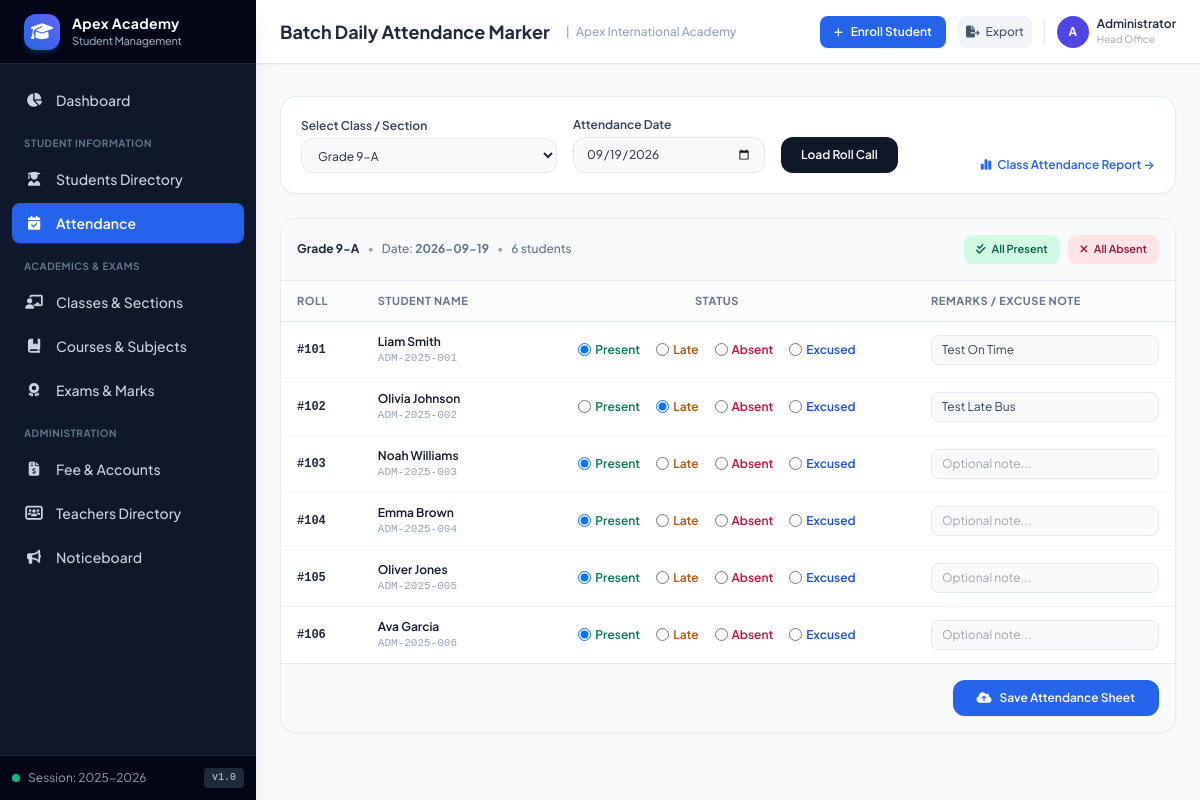
The app's page /attendance with its own data.
### tables this page shows
CREATE TABLE classes (
        id INTEGER PRIMARY KEY AUTOINCREMENT,
        name TEXT NOT NULL,
        grade_level TEXT NOT NULL,
        section TEXT NOT NULL,
        room_number TEXT,
        class_teacher_id INTEGER,
        FOREIGN KEY (class_teacher_id) REFERENCES teachers(id) ON DELETE SET NULL,
        UNIQUE(grade_level, section)
    );

CREATE TABLE attendance (
        id INTEGER PRIMARY KEY AUTOINCREMENT,
        student_id INTEGER NOT NULL,
        class_id INTEGER NOT NULL,
        date TEXT NOT NULL,
        status TEXT NOT NULL CHECK(status IN ('Present', 'Absent', 'Late', 'Excused')),
        remarks TEXT,
        recorded_at TIMESTAMP DEFAULT CURRENT_TIMESTAMP,
        FOREIGN KEY (student_id) REFERENCES students(id) ON DELETE CASCADE,
        FOREIGN KEY (class_id) REFERENCES classes(id) ON DELETE CASCADE,
        UNIQUE(student_id, date)
    );

CREATE TABLE students (
        id INTEGER PRIMARY KEY AUTOINCREMENT,
        admission_no TEXT UNIQUE NOT NULL,
        roll_no TEXT NOT NULL,
        first_name TEXT NOT NULL,
        last_name TEXT NOT NULL,
        gender TEXT NOT NULL,
        dob TEXT NOT NULL,
        blood_group TEXT,
        email TEXT,
        phone TEXT,
        address TEXT,
        class_id INTEGER NOT NULL,
        admission_date TEXT NOT NULL,
        parent_name TEXT NOT NULL,
        parent_relation TEXT DEFAULT 'Parent',
        parent_phone TEXT NOT NULL,
        parent_email TEXT,
        status TEXT DEFAULT 'Active',
        avatar_url TEXT,
        FOREIGN KEY (class_id) REFERENCES classes(id) ON DELETE RESTRICT
    );

### app.py (the view)
@app.route('/attendance')
def attendance_index():
    class_id = request.args.get('class_id', '1')
    date_str = request.args.get('date', datetime.now().strftime("%Y-%m-%d"))
    classes = query_db("SELECT * FROM classes ORDER BY grade_level, section")
    current_class = query_db("SELECT * FROM classes WHERE id = ?", (class_id,), one=True)
    students_attendance = query_db("""
        SELECT s.id as student_id, s.admission_no, s.roll_no, s.first_name, s.last_name, s.gender,
               COALESCE(a.status, 'Present') as att_status,
               a.remarks as att_remarks
        FROM students s
        LEFT JOIN attendance a ON s.id = a.student_id AND a.date = ?
        WHERE s.class_id = ? AND s.status = 'Active'
        ORDER BY CAST(s.roll_no AS INTEGER) ASC, s.first_name ASC
    """, (date_str, class_id))
    return render_template(
        'attendance/mark.html',
        classes=classes,
        current_class=current_class,
        selected_class_id=int(class_id),
        selected_date=date_str,
        records=students_attendance
    )

### app.py (called while the page is built)
@app.context_processor
def inject_global_settings():
    return {
        'school_name': config.SCHOOL_NAME,
        'school_tagline': config.SCHOOL_TAGLINE,
        'school_address': config.SCHOOL_ADDRESS,
        'school_contact': config.SCHOOL_CONTACT,
        'academic_year': config.SCHOOL_ACADEMIC_YEAR,
        'now': datetime.now()
    }

### database.py (called while the page is built)
def get_db():
    conn = sqlite3.connect(DATABASE_PATH)
    conn.row_factory = sqlite3.Row
    conn.execute("PRAGMA foreign_keys = ON")
    return conn

def query_db(query, args=(), one=False):
    conn = get_db()
    try:
        cur = conn.cursor()
        cur.execute(query, args)
        rv = cur.fetchall()
        return (rv[0] if rv else None) if one else rv
    finally:
        conn.close()

### templates/attendance/mark.html (shortened to what this page needs)
{% extends "base.html" %}
{% block header_title %}Batch Daily Attendance Marker{% endblock %}
{% block content %}
<div class="space-y-6 pb-12">
    <div class="bg-white p-5 rounded-2xl border border-slate-200/80 shadow-sm">
        <form method="GET" action="{{ url_for('attendance_index') }}" class="flex flex-col sm:flex-row items-end gap-4">
            <div class="w-full sm:w-64">
                <label class="block text-xs font-semibold text-slate-700 mb-1">Select Class / Section</label>
                <select name="class_id" class="w-full bg-slate-50 border border-slate-200 rounded-xl px-3 py-2 text-xs focus:ring-2 focus:ring-blue-500 focus:bg-white">
                    {% for c in classes %}
                    <option value="{{ c.id }}" {% if selected_class_id == c.id %}selected{% endif %}>{{ c.name }}</option>
                    {% endfor %}
                </select>
            </div>
            <div class="w-full sm:w-48">
                <label class="block text-xs font-semibold text-slate-700 mb-1">Attendance Date</label>
                <input type="date" name="date" value="{{ selected_date }}"
                    class="w-full bg-slate-50 border border-slate-200 rounded-xl px-3 py-2 text-xs focus:ring-2 focus:ring-blue-500 focus:bg-white">
            </div>
            <button type="submit" class="bg-slate-900 hover:bg-slate-800 text-white text-xs font-semibold px-5 py-2.5 rounded-xl transition-colors">
                Load Roll Call
            </button>
            <a href="{{ url_for('attendance_report', class_id=selected_class_id) }}" class="ml-auto inline-flex items-center gap-1.5 text-xs font-semibold text-blue-600 hover:text-blue-700">
                <i class="fa-solid fa-chart-simple"></i> Class Attendance Report &rarr;
            </a>
        </form>
    </div>
    <form method="POST" action="{{ url_for('attendance_save') }}" class="bg-white rounded-2xl border border-slate-200/80 shadow-sm overflow-hidden">
        <div class="p-4 bg-slate-50 border-b border-slate-200/80 flex flex-wrap items-center justify-between gap-3">
            <div class="flex items-center gap-2">
                <span class="text-xs font-bold text-slate-800">{{ current_class.name if current_class else 'Class' }}</span>
                <span class="text-xs text-slate-400">&bull;</span>
                <span class="text-xs text-slate-500 font-medium">Date: <b>{{ selected_date }}</b></span>
                <span class="text-xs text-slate-400">&bull;</span>
                <span class="text-xs text-slate-500 font-medium">{{ records|length }} students</span>
            </div>
            <div class="flex items-center gap-2">
                <button type="button" onclick="markAllAttendance('Present')" class="text-[11px] font-semibold bg-emerald-100 hover:bg-emerald-200 text-emerald-800 px-3 py-1.5 rounded-lg transition-colors">
                    <i class="fa-solid fa-check-double mr-1"></i> All Present
                </button>
                <button type="button" onclick="markAllAttendance('Absent')" class="text-[11px] font-semibold bg-rose-100 hover:bg-rose-200 text-rose-800 px-3 py-1.5 rounded-lg transition-colors">
                    <i class="fa-solid fa-xmark mr-1"></i> All Absent
                </button>
            </div>
        </div>
        <div class="overflow-x-auto">
            <table class="w-full text-left text-xs">
                <thead class="bg-slate-50/50 text-slate-500 font-semibold border-b border-slate-200 text-[11px] uppercase tracking-wider">
                    <tr>
                        <th class="py-3 px-4">Roll</th>
                        <th class="py-3 px-4">Student Name</th>
                        <th class="py-3 px-4 text-center">Status</th>
                        <th class="py-3 px-4">Remarks / Excuse Note</th>
                    </tr>
                </thead>
                <tbody class="divide-y divide-slate-100 text-slate-700">
                    {% for r in records %}
                    <tr class="hover:bg-slate-50/80 transition-colors">
                        <td class="py-3 px-4 font-mono font-bold text-slate-800">
                            #{{ r.roll_no }}
                        </td>
                        <td class="py-3 px-4 font-semibold text-slate-900">
                            {{ r.first_name }} {{ r.last_name }}
                            <span class="block text-[11px] text-slate-400 font-normal font-mono">{{ r.admission_no }}</span>
                        </td>
                        <td class="py-3 px-4">
                            <div class="flex items-center justify-center gap-2 sm:gap-4">
                                <label class="flex items-center gap-1 cursor-pointer">
                                    <input type="radio" name="status_{{ r.student_id }}" value="Present" {% if r.att_status == 'Present' %}checked{% endif %}
                                        class="text-emerald-600 focus:ring-emerald-500">
                                    <span class="text-xs font-semibold text-emerald-700">Present</span>
                                </label>
                                <label class="flex items-center gap-1 cursor-pointer">
                                    <input type="radio" name="status_{{ r.student_id }}" value="Late" {% if r.att_status == 'Late' %}checked{% endif %}
                                        class="text-amber-600 focus:ring-amber-500">
                                    <span class="text-xs font-semibold text-amber-700">Late</span>
                                </label>
                                <label class="flex items-center gap-1 cursor-pointer">
                                    <input type="radio" name="status_{{ r.student_id }}" value="Absent" {% if r.att_status == 'Absent' %}checked{% endif %}
                                        class="text-rose-600 focus:ring-rose-500">
                                    <span class="text-xs font-semibold text-rose-700">Absent</span>
                                </label>
                                <label class="flex items-center gap-1 cursor-pointer">
                                    <input type="radio" name="status_{{ r.student_id }}" value="Excused" {% if r.att_status == 'Excused' %}checked{% endif %}
                                        class="text-blue-600 focus:ring-blue-500">
                                    <span class="text-xs font-semibold text-blue-700">Excused</span>
                                </label>
                            </div>
                        </td>
                        <td class="py-3 px-4">
                            <input type="text" name="remarks_{{ r.student_id }}" value="{{ r.att_remarks or '' }}" placeholder="Optional note..."
                                class="w-full bg-slate-50 border border-slate-200 rounded-lg px-2.5 py-1.5 text-xs focus:ring-1 focus:ring-blue-500 focus:bg-white">
                        </td>
                    </tr>
                    {% else %}
                    <tr>
                        <td colspan="4" class="py-8 text-center text-slate-400">No active students registered in this class.</td>
                    </tr>
                    {% endfor %}
                </tbody>
            </table>
        </div>
        {% if records %}
        <div class="p-4 bg-slate-50 border-t border-slate-200 flex justify-end">
            <button type="submit" class="bg-blue-600 hover:bg-blue-700 text-white font-semibold text-xs px-6 py-2.5 rounded-xl transition-colors shadow-sm flex items-center gap-2">
                <i class="fa-solid fa-cloud-arrow-up"></i>
                <span>Save Attendance Sheet</span>
            </button>
        </div>
        {% endif %}
    </form>
</div>
{% endblock %}

### static/css/styles.css (style rules this page uses)
body { font-family: 'Plus Jakarta Sans', system-ui, -apple-system, sans-serif; }

### records on screen
classes: name "Grade 9-A"
attendance: roll_no "101", first_name "Liam", last_name "Smith", admission_no "ADM-2025-001", remarks "Test On Time"
attendance: roll_no "102", first_name "Olivia", last_name "Johnson", admission_no "ADM-2025-002", remarks "Test Late Bus"
students: roll_no "103", first_name "Noah", last_name "Williams", admission_no "ADM-2025-003"
students: roll_no "104", first_name "Emma", last_name "Brown", admission_no "ADM-2025-004"
students: roll_no "105", first_name "Oliver", last_name "Jones", admission_no "ADM-2025-005"
students: roll_no "106", first_name "Ava", last_name "Garcia", admission_no "ADM-2025-006"

### other values on screen
{{ academic_year }} "2025-2026"
{{ school_name }} "Apex International Academy"
{{ selected_date }} "2026-09-19"
{{ records|length }} "6"
form field class_id "Grade 9-A"
